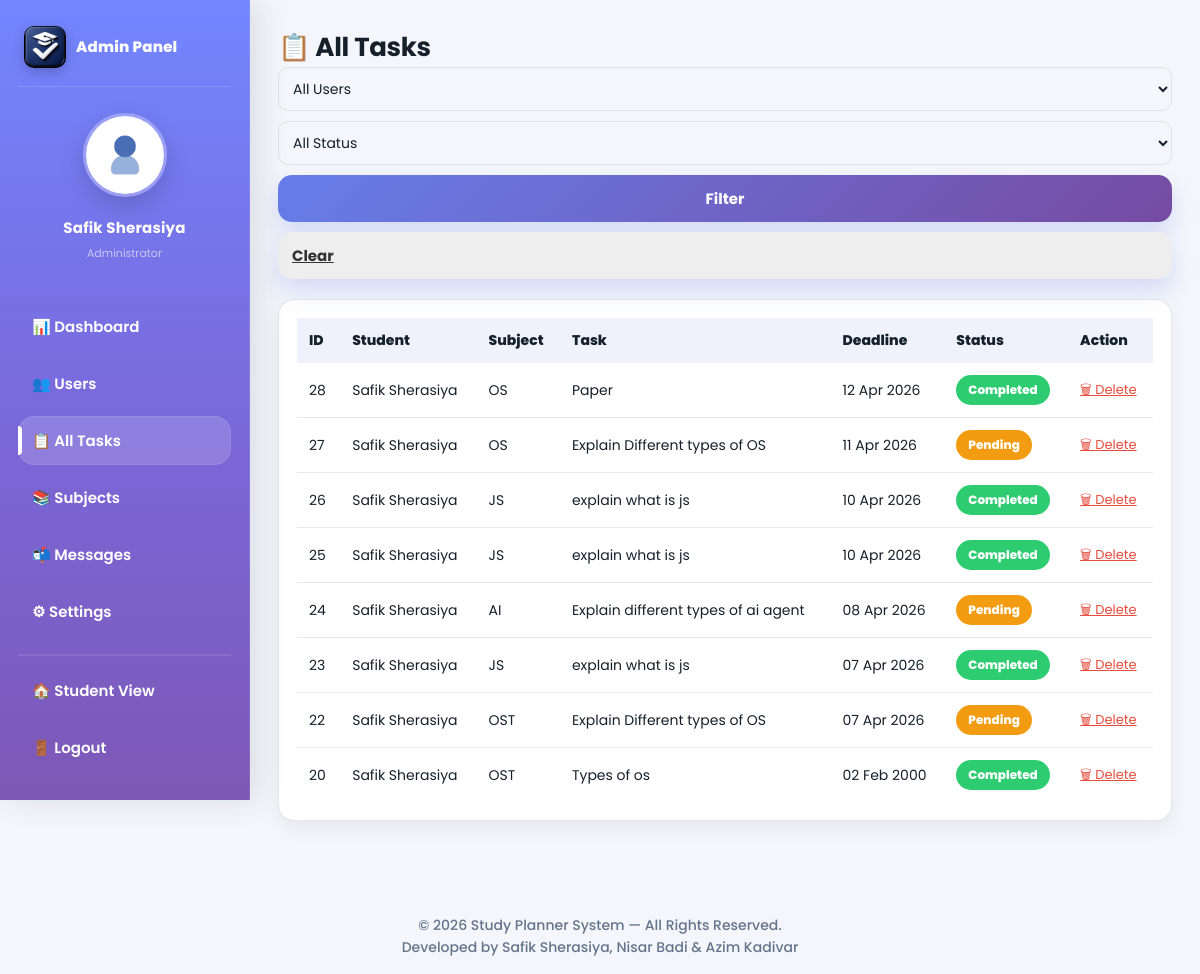
Screenshot of /admin/tasks.php (signed in) with the database file from the repository.
### tables this page shows
CREATE TABLE `tasks` (
  `id` int(11) NOT NULL,
  `user_id` int(11) NOT NULL,
  `subject_id` int(11) NOT NULL,
  `task_name` varchar(255) NOT NULL,
  `deadline` date NOT NULL,
  `status` enum('pending','completed') DEFAULT 'pending',
  `created_at` timestamp NOT NULL DEFAULT current_timestamp(),
  `completed_at` datetime DEFAULT NULL
);

CREATE TABLE `users` (
  `id` int(11) NOT NULL,
  `name` varchar(100) NOT NULL,
  `email` varchar(100) NOT NULL,
  `password` varchar(255) NOT NULL,
  `created_at` timestamp NOT NULL DEFAULT current_timestamp(),
  `phone` varchar(20) DEFAULT NULL,
  `profile_pic` varchar(255) DEFAULT NULL,
  `points` int(11) NOT NULL DEFAULT 0,
  `badge` varchar(50) DEFAULT 'Beginner'
);

CREATE TABLE `subjects` (
  `id` int(11) NOT NULL,
  `user_id` int(11) NOT NULL,
  `name` varchar(100) NOT NULL,
  `created_at` timestamp NOT NULL DEFAULT current_timestamp(),
  `priority` enum('high','medium','low') NOT NULL
);

### admin/tasks.php (the view, shortened to what this page needs)
<?php include("admin_auth.php"); ?>
<?php
$filter_user = (int)($_GET['uid'] ?? 0);
$sql = "SELECT tasks.*, users.name AS uname, subjects.name AS sname FROM tasks
        JOIN users ON tasks.user_id = users.id
        JOIN subjects ON tasks.subject_id = subjects.id WHERE 1=1";
$sql .= " ORDER BY tasks.id DESC";
$stmt = $conn->prepare($sql);
$stmt->execute();
$tasks = $stmt->get_result();
?>
<!DOCTYPE html>
<html lang="en">
<head>
<link rel="stylesheet" href="../css/style.css">
</head>
<body class="dashboard-page">
<?php include("sidebar.php"); ?>
<div class="main">
    <h1>📋 All Tasks</h1>
    <form method="GET" style="display:flex;gap:10px;margin-bottom:20px;flex-wrap:wrap;">
        <select name="uid" style="padding:10px;border:1.5px solid #e0e0e0;border-radius:10px;font-family:Poppins,sans-serif;font-size:14px;">
            <option value="">All Users</option>
        </select>
        <select name="status" style="padding:10px;border:1.5px solid #e0e0e0;border-radius:10px;font-family:Poppins,sans-serif;font-size:14px;">
            <option value="">All Status</option>
        </select>
        <button class="btn" type="submit">Filter</button>
        <a href="tasks.php" class="btn" style="background:#eee;color:#333;">Clear</a>
    </form>
    <div class="table-box">
        <table>
            <tr><th>ID</th><th>Student</th><th>Subject</th><th>Task</th><th>Deadline</th><th>Status</th><th>Action</th></tr>
            <?php if ($tasks && $tasks->num_rows > 0):
                while ($t = $tasks->fetch_assoc()): ?>
                <tr>
                    <td><?php echo $t['id']; ?></td>
                    <td><?php echo htmlspecialchars($t['uname']); ?></td>
                    <td><?php echo htmlspecialchars($t['sname']); ?></td>
                    <td><?php echo htmlspecialchars($t['task_name']); ?></td>
                    <td><?php echo date("d M Y", strtotime($t['deadline'])); ?></td>
                    <td><span class="status <?php echo $t['status']; ?>"><?php echo ucfirst($t['status']); ?></span></td>
                    <td><a href="?delete=<?php echo $t['id']; ?><?php echo $filter_user?"&uid={$filter_user}":""; ?>" onclick="return confirm('Delete task?')" style="color:#e74c3c;font-size:13px;">🗑 Delete</a></td>
                </tr>
            <?php endwhile; else: ?>
                <tr><td colspan="7">No tasks found.</td></tr>
            <?php endif; ?>
        </table>
    </div>
</div>
<?php include("../footer.php"); ?>
</body>
</html>

### css/style.css (style rules this page uses)
:root { --bg: #f4f6fb; --text: #16202a; --muted: #64748b; --card: #ffffff; --border: rgba(15,23,42,0.10); --tableHead: rgba(102,126,234,0.10); --primary1: #667eea; --primary2: #764ba2; --shadow-sm: 0 8px 18px rgba(15,23,42,0.06); --shadow-md: 0 14px 30px rgba(15,23,42,0.10); --radius: 16px; --radius-lg: 22px; --ring: 0 0 0 4px rgba(102,126,234,0.18); --sidebarW: 250px; }
*, *::before, *::after { margin: 0; padding: 0; box-sizing: border-box; font-family: "Poppins", system-ui, -apple-system, Segoe UI, Roboto, Arial, sans-serif; }
* { scrollbar-width: none; -ms-overflow-style: none; }
html, body { height: 100%; overflow-x: hidden; }
body { background: var(--bg); color: var(--text); }
h1 { font-size: 26px; letter-spacing: -0.3px; color: var(--text); }
input, select, textarea { width: 100%; padding: 11px 12px; border-radius: 12px; border: 1px solid var(--border); background: transparent; color: var(--text); outline: none; transition: box-shadow 0.18s ease, border-color 0.18s ease; }
select option { background: var(--card); color: var(--text); }
.btn { width: 100%; padding: 12px 14px; border: none; border-radius: 14px; background: linear-gradient(135deg, var(--primary1), var(--primary2)); color: #fff; font-size: 15px; font-weight: 700; cursor: pointer; transition: transform 0.18s ease, box-shadow 0.18s ease, filter 0.18s ease; box-shadow: 0 12px 22px rgba(102,126,234,0.22); }
.main { margin-left: var(--sidebarW); padding: 28px; }
.table-box { background: var(--card); border: 1px solid var(--border); padding: 18px; border-radius: var(--radius); box-shadow: var(--shadow-sm); margin-bottom: 20px; overflow-x: auto; }
table { width: 100%; border-collapse: collapse; min-width: 400px; }
table th, table td { padding: 12px; font-size: 14px; text-align: left; }
table th { background: var(--tableHead); color: var(--text); font-weight: 800; }
table td { color: var(--text); }
table tr:not(:last-child) td { border-bottom: 1px solid var(--border); }
.status { padding: 6px 12px; border-radius: 999px; font-size: 12px; font-weight: 800; color: #fff; display: inline-block; }
.pending { background: #f39c12; }
.completed { background: #2ecc71; }

### rows the page displays
tasks: id "28", user.name "Safik Sherasiya", subject.name "OS", task_name "Paper", deadline "12 Apr 2026", status "Completed"
tasks: id "27", user.name "Safik Sherasiya", subject.name "OS", task_name "Explain Different types of OS", deadline "11 Apr 2026", status "Pending"
tasks: id "26", user.name "Safik Sherasiya", subject.name "JS", task_name "explain what is js", deadline "10 Apr 2026", status "Completed"
tasks: id "25", user.name "Safik Sherasiya", subject.name "JS", task_name "explain what is js", deadline "10 Apr 2026", status "Completed"
tasks: id "24", user.name "Safik Sherasiya", subject.name "AI", task_name "Explain different types of ai agent", deadline "08 Apr 2026", status "Pending"
tasks: id "23", user.name "Safik Sherasiya", subject.name "JS", task_name "explain what is js", deadline "07 Apr 2026", status "Completed"
tasks: id "22", user.name "Safik Sherasiya", subject.name "OST", task_name "Explain Different types of OS", deadline "07 Apr 2026", status "Pending"
tasks: id "20", user.name "Safik Sherasiya", subject.name "OST", task_name "Types of os", deadline "02 Feb 2000", status "Completed"

### other values shown
$admin_name "Safik Sherasiya"
